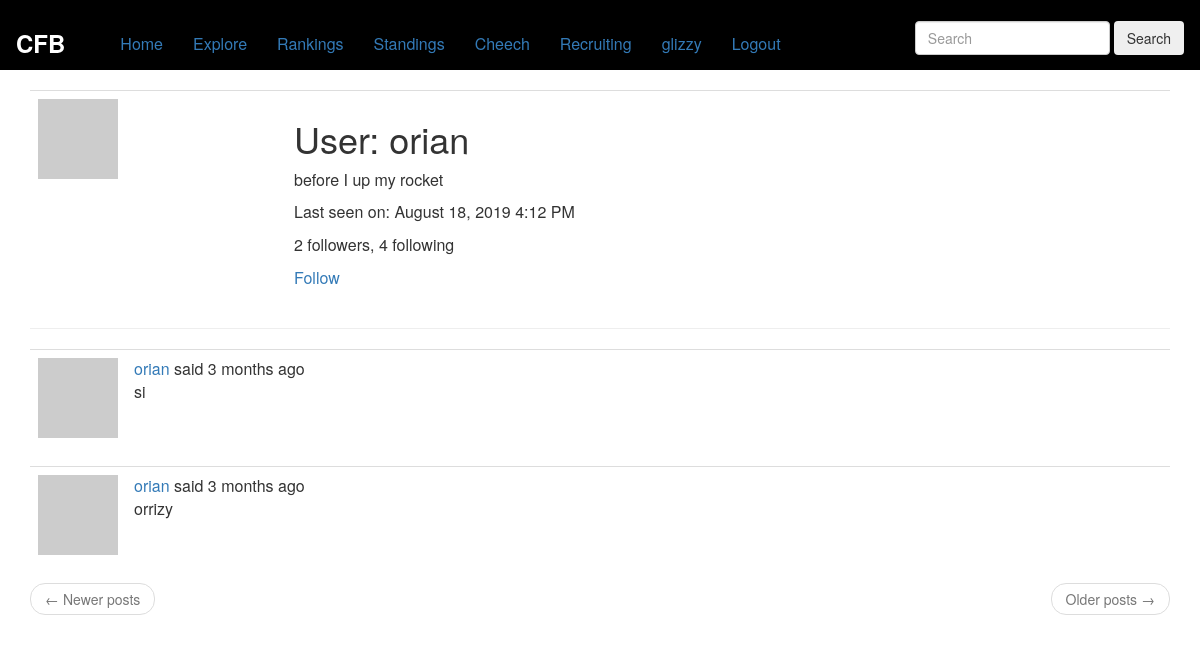
Before: /user/orian (signed in) with the older database file.
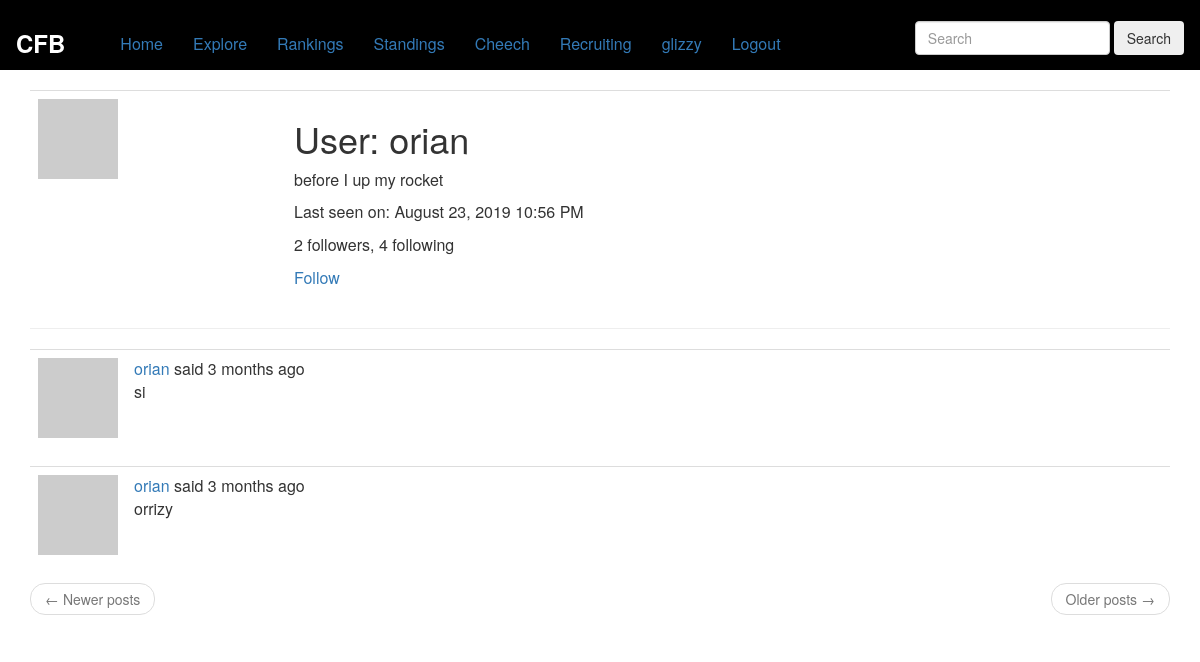
After: the same page with the newer database file.
### app/models.py (models this page shows, shortened)
class User(UserMixin, db.Model):
    id = db.Column(db.Integer, primary_key=True)
    username = db.Column(db.String(64), index=True, unique=True)
    email = db.Column(db.String(120), index=True, unique=True)
    password_hash = db.Column(db.String(128))
    posts = db.relationship('Post', backref='author',lazy='dynamic')
    about_me = db.Column(db.String(140))
    last_seen = db.Column(db.DateTime, default=datetime.utcnow)
    followed = db.relationship(
        'User', secondary=followers,
        primaryjoin=(followers.c.follower_id == id),
        secondaryjoin=(followers.c.followed_id == id),
        backref=db.backref('followers',lazy='dynamic'), lazy='dynamic')
    def avatar(self, size):
        digest = md5(self.email.lower().encode('utf-8')).hexdigest()
        return 'https://www.gravatar.com/avatar/{}?d=identicon&s={}'.format(digest, size)
    def is_following(self, user):
        return self.followed.filter(
            followers.c.followed_id == user.id).count() > 0

class Post(db.Model):
    id = db.Column(db.Integer, primary_key=True)
    body = db.Column(db.String(140))
    timestamp = db.Column(db.DateTime, index=True, default=datetime.utcnow)
    user_id = db.Column(db.Integer, db.ForeignKey('user.id'))
    language = db.Column(db.String(5))

### app/main/routes.py (the view)
@bp.route('/user/<username>')
@login_required
def user(username):
    user = User.query.filter_by(username=username).first_or_404()
    page = request.args.get('page', 1, type=int)
    posts = user.posts.order_by(Post.timestamp.desc()).paginate(
        page, current_app.config['POSTS_PER_PAGE'], False)
    next_url = url_for('main.user', username=user.username,
                       page=posts.next_num) if posts.has_next else None
    prev_url = url_for('main.user', username=user.username,
                       page=posts.prev_num) if posts.has_prev else None
    return render_template('user.html', user=user, posts=posts.items,
                           next_url=next_url, prev_url=prev_url)

### app/main/routes.py (called while the page is built)
@bp.before_app_request
def before_request():
    if current_user.is_authenticated:
        current_user.last_seen = datetime.utcnow()
        db.session.commit()
    g.locale = str(get_locale())

### app/models.py (called while the page is built)
@login.user_loader
def load_user(id):
    return User.query.get(int(id))

### app/templates/user.html
{% extends "base.html" %}
{% block app_content %}
	<table class="table table-hover">
		<tr>
			<td width="256px"><img src="{{ user.avatar(256) }}"></td>
			<td>
				<h1>{{ _('User') }}: {{ user.username }}</h1>
				{% if user.about_me %}<p>{{ user.about_me }}</p>{% endif %}
				{% if user.last_seen %}
					<p>{{ _('Last seen on') }}: {{ moment(user.last_seen).format('LLL') }}</p>
				{% endif %}
				<p>{{ _('%(count)d followers', count=user.followers.count()) }}, {{ _('%(count)d following', count=user.followed.count()) }}</p>
				{% if user == current_user %}
				<p><a href="{{ url_for('edit_profile') }}">{{ _('Edit your profile') }}</a></p>
				{% elif not current_user.is_following(user) %}
				<p><a href="{{ url_for('main.follow', username=user.username) }}">{{ _('Follow') }}</a></p>
				{% else %}
				<p><a href="{{ url_for('main.unfollow', username=user.username) }}">{{ _('Unfollow') }}</a></p>
				{% endif %}
			</td>
		</tr>
	</table>
	<hr>
	{% for post in posts %}
		{% include '_post.html' %}
	{% endfor %}
	<nav aria-label="...">
        <ul class="pager">
            <li class="previous{% if not prev_url %} disabled{% endif %}">
                <a href="{{ prev_url or '#' }}">
                    <span aria-hidden="true">&larr;</span> {{ _('Newer posts') }}
                </a>
            </li>
            <li class="next{% if not next_url %} disabled{% endif %}">
                <a href="{{ next_url or '#' }}">
                    {{ _('Older posts') }} <span aria-hidden="true">&rarr;</span>
                </a>
            </li>
        </ul>
    </nav>
{% endblock %}

### app/templates/base.html (shortened to what this page needs)
<head>
      <link href="{{ url_for('static', filename='css/style.css') }}" rel="stylesheet">
</head>
{% extends 'bootstrap/base.html' %}
{% block navbar %}
    <nav style="background-color:#000;" class="navbar">
  <a class="navbar-brand" href="/">
    CFB</a>
  <div class="collapse navbar-collapse" id="navbarSupportedContent" style="margin:10px 0 0 0;">
    <ul class="nav navbar-nav mr-auto">
      <li class="nav-item active">
        <a class="nav-link" href="{{ url_for('main.index') }}">{{ _('Home') }} </a>
      </li>
      <li class="nav-item">
	    <a class="nav-link" href="{{ url_for('main.explore') }}">{{ _('Explore') }}</a>
	  </li>
	  <li class="nav-item">
	    <a class="nav-link" href="/rankings/">{{ _('Rankings') }}</a>
	  </li>
	  <li class="nav-item">
	    <a class="nav-link" href="/standings/">{{ _('Standings') }}</a>
	  </li>
	  <li class="nav-item">
	    <a class="nav-link" href="/schedule/">{{ _('Cheech') }}</a>
	  </li>
	  <li class="nav-item">
	    <a class="nav-link" href="/recruiting/">{{ _('Recruiting') }}</a>
	  </li>
	  {% if current_user.is_anonymous %}
	  <li class="nav-item">
	    <a class="nav-link" href="{{ url_for('auth.login') }}">{{ _('Login') }}</a>
	  </li>
	  <li class="nav-item">
	  <a class="nav-link" href="{{ url_for('auth.register') }}">{{ _('Sign up') }}</a>
	  </li>
	  {% else %}
	  <li class="nav-item">
		<a class="nav-link" href="{{ url_for('main.user', username=current_user.username) }}">{{ _('%(username)s', username=current_user.username) }}</a>
	  </li>
	  <li class="nav-item">
	    <a class="nav-link" href="{{ url_for('auth.logout') }}">{{ _('Logout') }}</a>
	  </li>
	  {% endif %}
    </ul>
    <form class="form-inline" style="padding-top:10px; float: right;">
     <input class="form-control mr-sm-2 mobile-search" type="search" placeholder="Search" aria-label="Search">
     <button class="btn btn-outline-success my-2 my-sm-0" type="submit">Search</button>
    </form>
</div>
</nav>
{% endblock %}
{% block content %}
    <div class="container">
        {% block app_content %}{% endblock %}
    </div>
{% endblock %}

### app/templates/_post.html (shortened to what this page needs)
<table class="table table-hover">
	<tr>
		<td width="70px">
			<a href="{{ url_for('main.user', username=post.author.username) }}">
				<img src="{{ post.author.avatar(36) }}">
			</a>
		</td>
		<td>
			{{ _('%(username)s said %(when)s', username=user_link, when=moment(post.timestamp).fromNow())}}
			<br>
			<span id="post{{ post.id }}">{{ post.body }}</span>
		</td>
	</tr>
</table>

### app/static/css/style.css (style rules this page uses)
@media (min-width: 768px) { .navbar { border-radius: 0px !important; } }
@media (min-width: 768px) { .navbar-brand { padding: 30px 15px !important; } }
@media (min-width: 768px) { .nav { padding: 0px 40px !important; font-size: 16px; margin: 7.5px -15px 0px -15px !important; } }
.navbar-brand { font-size: 24px !important; line-height: 24px !important; font-weight: 700; color: white; }

Changed rows visible on the page:
changed User "orian": last_seen "August 18, 2019 4:12 PM" → "August 23, 2019 10:56 PM"
